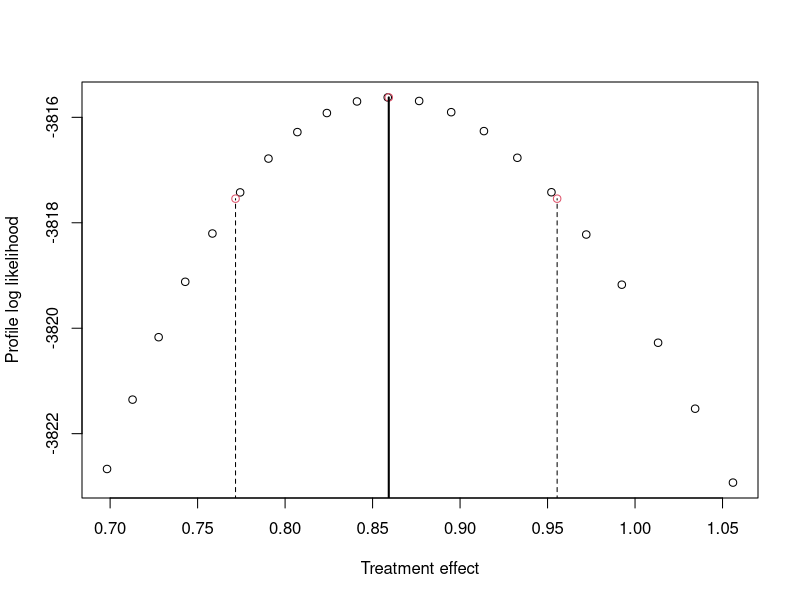
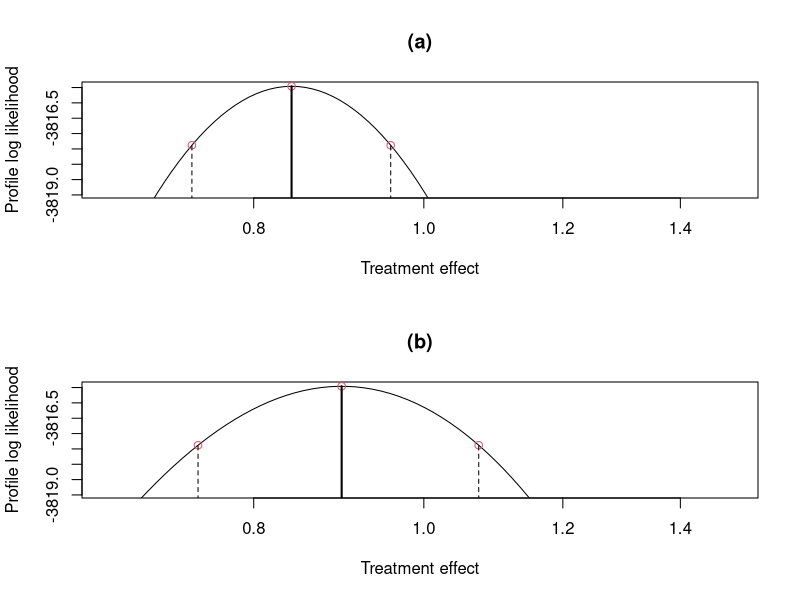

These figures' R source, in order:
## Two arm trial with selective crossover, binary models
## Analysis reported in the paper
## Adam Brentnall
## 13th April 2018

########################
## 1. Functions
########################

fn.solvepi<-function(p.n, p.ne, p.nc, p.w, p.us)
  {
    mya<- (1 - p.w) * (p.nc / p.n - 1) / p.n
    myb<-1 + p.us * (1 - p.w) / p.n - (p.ne * p.w + p.nc) / p.n
    myc<--p.us 

    ##polynomial solve
    u0<- c( (-myb + sqrt(myb^2 - 4*mya*myc) ) / (2*mya), (-myb - sqrt(myb^2 - 4*mya*myc) ) / (2*mya))

    u0[1]/p.n
    
  }

fn.fitu1<-function(p.n, p.ne, p.nc, p.w, p.u0)
  {

     p.u1<-p.u0 - (p.ne * (p.u0 / p.n) * p.w) / (1 - (p.u0 / p.n) * (1 - p.w)) - p.nc * p.u0 / p.n
     p.u1

  }


## Likelihood
### calc pi as part of lik routine each time
fn.lik2<-function(mypar,mydta)
  {
  
     p.omega<-exp(mypar[3]); p.theta<-exp(mypar[4]); p.base <- exp(mypar[1]); p.base2 <- exp(mypar[2])

     ##myparmax<-10 # limit range of exploration
     ##p.omega<-myparmax / (1+p.omega); p.theta<-myparmax / (1+p.omega)
     ##p.base <- 1 / (1+p.base); p.base2 <- 1 / (1+p.base2)
     
     t.n0<-mydta[2:3]; t.n1<-mydta[4:6]; t.y0<-mydta[7:8]; t.y1<-mydta[9:11]

     p.pi<-fn.solvepi(t.n0[2], t.y0[2], t.n0[2] - t.y0[2] - t.n1[2] -t.n1[3], p.omega, t.n1[2])

      
##     print(p.pi)
     
     ## number switchers in letrozole at switch, updates    
    p.pi1<-fn.fitu1(t.n0[1], t.y0[1], t.n0[1] - t.n1[1] - t.y0[1], p.omega, p.pi * t.n0[1]) / t.n1[1]

    t.pL0<-p.pi* p.base*p.theta*p.omega + (1-p.pi) * p.base * p.theta
    t.pL1<-p.pi1* p.base2*p.theta*p.omega + (1-p.pi1) * p.base2 * p.theta
    
    t.pT0<-p.pi* p.base*p.omega + (1-p.pi) * p.base 
    t.pT1<-c(p.base2*p.omega*p.theta, p.base2) #switch don't       
    
    mylikL0 <- t.y0[1] * log(t.pL0) +  (t.n0[1] - t.y0[1]) * log(1 - t.pL0)
    mylikL1 <- t.y1[1] * log(t.pL1) +  (t.n1[1] - t.y1[1]) * log(1 - t.pL1)
    
    mylikT0 <- t.y0[2] * log(t.pT0) +  (t.n0[2] - t.y0[2]) * log(1 - t.pT0)
    mylikT1x <- t.y1[2] * log(t.pT1[1]) +  (t.n1[2] - t.y1[2]) * log(1 - t.pT1[1])
    mylikT1r <- t.y1[3] * log(t.pT1[2]) +  (t.n1[3] - t.y1[3]) * log(1 - t.pT1[2])
    
    mylik<-c(mylikL0, mylikL1, mylikT0, mylikT1x, mylikT1r)

    -sum(mylik)

  }

## likelihood used for profile - theta in the data part
fn.likprof2<-function(mypar, mydta)
  {
    mypar1<-c(mypar, mydta[1]); mydta1<-mydta[2:length(mydta)]
    fn.lik2(mypar1, mydta1)

 }


## fit model with pi in lik calc
fn.fitme2<-function(initpar, initdta)
  {

     p.pi0<-initdta[1]; t.n0<-initdta[2:3]; t.n1<-initdta[4:6]; t.y0<-initdta[7:8]; t.y1<-initdta[9:11]

     mydta<-c(NA, t.n0, t.n1, t.y0, t.y1); mypar<-initpar

     t.opt<-optim(par=mypar, fn=fn.lik2, mydta=mydta, method="BFGS")

##     print(t.opt)
     
     c(t.opt$value, exp(t.opt$par))
    
  }



## fit model, fix theta though. used for profile lik ci
fn.fitprofile2<-function(initpar, initdta, niter=10, mytol = 0.000001)
  {

     p.pi0<-initdta[1]; t.n0<-initdta[2:3]; t.n1<-initdta[4:6]; t.y0<-initdta[7:8]; t.y1<-initdta[9:11]

     p.pi<-fn.solvepi(t.n0[2], t.y0[2], t.n0[2] - t.y0[2] - t.n1[2] -t.n1[3], exp(initpar[3]), t.n1[2])

     mydta<-c(initpar[4], p.pi, t.n0, t.n1, t.y0, t.y1)

     t.opt<-optim(par=initpar[1:3], fn=fn.likprof2, mydta=mydta, method="BFGS")

     c(t.opt$value, exp(t.opt$par))
    
  }

##used by uniroot to find confindence intervals
fn.profroot2<-function(inpar, myML, mychi, mypar, mydta)
  {
    mypfit<-fn.fitprofile2(c(mypar[1:3], mypar[4]+inpar), mydta)
  - myML + mypfit[1] - mychi
  }


## Profile likelihood CI
fn.profCI2<-function(myfit, mydta, myalpha=0.05)
{
  mychi<-qchisq(1-myalpha, 1)/2

  myCIU<-uniroot(fn.profroot2, interval=c(0,0.5), myML=myfit[1], mychi=mychi, mypar=log(myfit[2:5]), mydta=mydta)
  myCIL<-uniroot(fn.profroot2, interval=c(-0.5,0), myML=myfit[1], mychi=mychi, mypar=log(myfit[2:5]), mydta=mydta)
  myCI<-exp(c(myCIL$root, myCIU$root) + log(myfit[5]))

  myrng<-seq(myCIL$root-0.1, myCIU$root+0.1, by = (myCIU$root- myCIL$root + 0.2)/20)
  myPL<-sapply(myrng, function(idx) fn.fitprofile2(c(log(myfit[2:4]), log(myfit[5])+idx), mydta))

  plot(exp(log(myfit[5])+myrng), -myPL[1,], xlab="Treatment effect", ylab="Profile log likelihood")
  points(c(myCI[1], myCI[2], myfit[5]), c(-myfit[1]-mychi, -myfit[1]-mychi, -myfit[1]), col=2)
  lines(c(myCI[1], myCI[1]), c(-10000,-myfit[1]-mychi), lty=2)
  lines(c(myCI[2], myCI[2]), c(-10000,-myfit[1]-mychi),lty=2)
  lines(c(myfit[5], myfit[5]), c(-10000,-myfit[1]), lwd=2)

  myCI

}


############ TWO TREATMENT EFFECTS
## Likelihood, time-dept treatment
### calc pi as part of lik routine each time
fn.lik3<-function(mypar,mydta)
  {
  
     p.omega<-exp(mypar[3]); p.theta<-exp(mypar[4]); p.base <- exp(mypar[1]); p.base2 <- exp(mypar[2]); p.theta2<-exp(mypar[5]);

     ##myparmax<-10 # limit range of exploration
     ##p.omega<-myparmax / (1+p.omega); p.theta<-myparmax / (1+p.omega)
     ##p.base <- 1 / (1+p.base); p.base2 <- 1 / (1+p.base2)
     
     t.n0<-mydta[2:3]; t.n1<-mydta[4:6]; t.y0<-mydta[7:8]; t.y1<-mydta[9:11]

     p.pi<-fn.solvepi(t.n0[2], t.y0[2], t.n0[2] - t.y0[2] - t.n1[2] -t.n1[3], p.omega, t.n1[2])

##     print(p.pi)
     
     ## number switchers in letrozole at switch, updates    
    p.pi1<-fn.fitu1(t.n0[1], t.y0[1], t.n0[1] - t.n1[1] - t.y0[1], p.omega, p.pi * t.n0[1]) / t.n1[1]

    t.pL0<-p.pi* p.base*p.theta*p.omega + (1-p.pi) * p.base * p.theta
    t.pL1<-p.pi1* p.base2*p.theta2*p.omega + (1-p.pi1) * p.base2 * p.theta2
    
    t.pT0<-p.pi* p.base*p.omega + (1-p.pi) * p.base 
    t.pT1<-c(p.base2*p.omega*p.theta2, p.base2) #switch don't       
    
    mylikL0 <- t.y0[1] * log(t.pL0) +  (t.n0[1] - t.y0[1]) * log(1 - t.pL0)
    mylikL1 <- t.y1[1] * log(t.pL1) +  (t.n1[1] - t.y1[1]) * log(1 - t.pL1)
    
    mylikT0 <- t.y0[2] * log(t.pT0) +  (t.n0[2] - t.y0[2]) * log(1 - t.pT0)
    mylikT1x <- t.y1[2] * log(t.pT1[1]) +  (t.n1[2] - t.y1[2]) * log(1 - t.pT1[1])
    mylikT1r <- t.y1[3] * log(t.pT1[2]) +  (t.n1[3] - t.y1[3]) * log(1 - t.pT1[2])
    
    mylik<-c(mylikL0, mylikL1, mylikT0, mylikT1x, mylikT1r)

    -sum(mylik)

  }


## fit model with pi in lik calc
fn.fitme3<-function(initpar, initdta)
  {

     p.pi0<-initdta[1]; t.n0<-initdta[2:3]; t.n1<-initdta[4:6]; t.y0<-initdta[7:8]; t.y1<-initdta[9:11]

     mydta<-c(NA, t.n0, t.n1, t.y0, t.y1); mypar<-initpar

     t.opt<-optim(par=mypar, fn=fn.lik3, mydta=mydta, method="BFGS")

##     print(t.opt)
     
     c(t.opt$value, exp(t.opt$par))
    
  }

## likelihood used for profile - theta in the data part
fn.likprof3<-function(mypar, mydta, whichfix=0)
  {
      if(whichfix==0){ ##fix period 0
          mypar1<-c(mypar[1:3], mydta[1], mypar[4]); mydta1<-mydta[2:length(mydta)]
      } else { #fix period 0 
          mypar1<-c(mypar, mydta[1]); mydta1<-mydta[2:length(mydta)]
      }
          
    fn.lik3(mypar1, mydta1)

 }



## fit model, fix theta0 though. used for profile lik ci
fn.fitprofile3<-function(initpar, initdta, niter=10, mytol = 0.000001, whichfix=0)
  {

     p.pi0<-initdta[1]; t.n0<-initdta[2:3]; t.n1<-initdta[4:6]; t.y0<-initdta[7:8]; t.y1<-initdta[9:11]

     p.pi<-fn.solvepi(t.n0[2], t.y0[2], t.n0[2] - t.y0[2] - t.n1[2] -t.n1[3], exp(initpar[3]), t.n1[2])


     if(whichfix==0){
         mydta<-c(initpar[4], p.pi, t.n0, t.n1, t.y0, t.y1)
         t.opt<-optim(par=c(initpar[1:3], initpar[5]), fn=fn.likprof3, mydta=mydta, method="BFGS", whichfix=whichfix)
     } else {
         mydta<-c(initpar[5], p.pi, t.n0, t.n1, t.y0, t.y1)
         t.opt<-optim(par=c(initpar[1:4]), fn=fn.likprof3, mydta=mydta, method="BFGS", whichfix=whichfix)
     }

     c(t.opt$value, exp(t.opt$par))
    
  }

##used by uniroot to find confindence intervals
fn.profroot3<-function(inpar, myML, mychi, mypar, mydta, whichfix=0)
  {
      if(whichfix==0){
          mypfit<-fn.fitprofile3(c(mypar[1:3], mypar[4]+inpar, mypar[5]), mydta, whichfix=whichfix)
      } else {
          mypfit<-fn.fitprofile3(c(mypar[1:4], mypar[5]+inpar), mydta, whichfix=whichfix)
      }
  - myML + mypfit[1] - mychi
  }


## Profile likelihood CI
fn.profCI3<-function(myfit, mydta, myalpha=0.05, whichfix=0, plotrange=c(0.5,1.2), yplotrange=5)
{
#myfit3<-fn.fitme3(c(myparinit, myparinit[4]), mydta)
#-2*(myfit3[1]-myfit2[1])
##debug
##myfit<-myfit3 ; myalpha<-0.05; whichfix<-1

    mychi<-qchisq(1-myalpha, 1)/2

  myCIU<-uniroot(fn.profroot3, interval=c(0,0.5), myML=myfit[1], mychi=mychi, mypar=log(myfit[2:6]), mydta=mydta, whichfix=whichfix)
  myCIL<-uniroot(fn.profroot3, interval=c(-0.5,0), myML=myfit[1], mychi=mychi, mypar=log(myfit[2:6]), mydta=mydta, whichfix=whichfix)




  myrng<-seq(myCIL$root-0.1, myCIU$root+0.1, by = (myCIU$root- myCIL$root + 0.2)/50)

if(whichfix==0){
    myCI<-exp(c(myCIL$root, myCIU$root) + log(myfit[5]))
    myPL<-sapply(myrng, function(idx) fn.fitprofile3(c(log(myfit[2:4]), log(myfit[5])+idx, log(myfit[6])), mydta, whichfix=whichfix))
    plot(exp(log(myfit[5])+myrng), -myPL[1,], xlab="Treatment effect", ylab="Profile log likelihood", lty=1, xlim=plotrange, type="l", log="x", ylim=c(-myfit[1]-yplotrange, -myfit[1]))
    points(c(myCI[1], myCI[2], myfit[5]), c(-myfit[1]-mychi, -myfit[1]-mychi, -myfit[1]), col=2)
    lines(c(myCI[1], myCI[1]), c(-10000,-myfit[1]-mychi), lty=2)
    lines(c(myCI[2], myCI[2]), c(-10000,-myfit[1]-mychi),lty=2)
    lines(c(myfit[5], myfit[5]), c(-10000,-myfit[1]), lwd=2)
} else {
        myCI<-exp(c(myCIL$root, myCIU$root) + log(myfit[6]))
     myPL<-sapply(myrng, function(idx) fn.fitprofile3(c(log(myfit[2:5]), log(myfit[6])+idx), mydta, whichfix=1))
    plot(exp(log(myfit[6])+myrng), -myPL[1,], xlab="Treatment effect", ylab="Profile log likelihood", lty=1, xlim=plotrange, type="l", log="x",  ylim=c(-myfit[1]-yplotrange, -myfit[1]))
    points(c(myCI[1], myCI[2], myfit[6]), c(-myfit[1]-mychi, -myfit[1]-mychi, -myfit[1]), col=2)
    lines(c(myCI[1], myCI[1]), c(-10000,-myfit[1]-mychi), lty=2)
    lines(c(myCI[2], myCI[2]), c(-10000,-myfit[1]-mychi),lty=2)
    lines(c(myfit[6], myfit[6]), c(-10000,-myfit[1]), lwd=2)
}    

  myCI

}



########################################################
##model with different insistor effect
fn.lik4<-function(mypar,mydta)
  {
  
     p.omega<-exp(mypar[3]); p.theta<-exp(mypar[4]); p.base <- exp(mypar[1]); p.base2 <- exp(mypar[2]); p.omega2<-exp(mypar[5]);

     ##myparmax<-10 # limit range of exploration
     ##p.omega<-myparmax / (1+p.omega); p.theta<-myparmax / (1+p.omega)
     ##p.base <- 1 / (1+p.base); p.base2 <- 1 / (1+p.base2)
     
     t.n0<-mydta[2:3]; t.n1<-mydta[4:6]; t.y0<-mydta[7:8]; t.y1<-mydta[9:11]

     p.pi<-fn.solvepi(t.n0[2], t.y0[2], t.n0[2] - t.y0[2] - t.n1[2] -t.n1[3], p.omega, t.n1[2])

##     print(p.pi)
     
     ## number switchers in letrozole at switch, updates    
    p.pi1<-fn.fitu1(t.n0[1], t.y0[1], t.n0[1] - t.n1[1] - t.y0[1], p.omega, p.pi * t.n0[1]) / t.n1[1]

    t.pL0<-p.pi* p.base*p.theta*p.omega + (1-p.pi) * p.base * p.theta
    t.pL1<-p.pi1* p.base2*p.theta*p.omega2 + (1-p.pi1) * p.base2 * p.theta
    
    t.pT0<-p.pi* p.base*p.omega + (1-p.pi) * p.base 
    t.pT1<-c(p.base2*p.omega2*p.theta, p.base2) #switch don't       
    
    mylikL0 <- t.y0[1] * log(t.pL0) +  (t.n0[1] - t.y0[1]) * log(1 - t.pL0)
    mylikL1 <- t.y1[1] * log(t.pL1) +  (t.n1[1] - t.y1[1]) * log(1 - t.pL1)
    
    mylikT0 <- t.y0[2] * log(t.pT0) +  (t.n0[2] - t.y0[2]) * log(1 - t.pT0)
    mylikT1x <- t.y1[2] * log(t.pT1[1]) +  (t.n1[2] - t.y1[2]) * log(1 - t.pT1[1])
    mylikT1r <- t.y1[3] * log(t.pT1[2]) +  (t.n1[3] - t.y1[3]) * log(1 - t.pT1[2])
    
    mylik<-c(mylikL0, mylikL1, mylikT0, mylikT1x, mylikT1r)

    -sum(mylik)

  }


## fit model with pi in lik calc
fn.fitme4<-function(initpar, initdta)
  {

     p.pi0<-initdta[1]; t.n0<-initdta[2:3]; t.n1<-initdta[4:6]; t.y0<-initdta[7:8]; t.y1<-initdta[9:11]

     mydta<-c(NA, t.n0, t.n1, t.y0, t.y1); mypar<-initpar

     t.opt<-optim(par=mypar, fn=fn.lik4, mydta=mydta, method="BFGS")

##     print(t.opt)
     
     c(t.opt$value, exp(t.opt$par))
    
  }





###############


### simple approach to get first estimates
fn.initfit<-function(t.y0, t.y1, t.n0, t.n1)
  {
    p.theta1<-(t.y0[1] / t.y0[2]) * (t.n0[2] / t.n0[1])
    p.base2<-t.y1[3]/t.n1[3]
##    p.omega<-(t.y1[2]/t.n1[2]) / p.base2
    p.omega<-(t.y1[2]/t.n1[2]) / (p.base2*p.theta1)
    p.pi<-fn.solvepi(t.n0[2], t.y0[2], t.n0[2] - t.y0[2] - t.n1[2] -t.n1[3], p.omega, t.n1[2])
    p.pi1<-fn.fitu1(t.n0[1], t.y0[1], t.n0[1] - t.n1[1] - t.y0[1], p.omega, p.pi * t.n0[1]) / t.n1[1]
    p.cf<-p.pi1/ (t.n1[2] / sum(t.n1[2:3])) * (t.n1[1] / sum(t.n1[2:3]) ) ##correction factor
    p.theta2<-(t.y1[1] - p.cf * t.y1[2]) / (t.y1[3]) *  ( t.n1[3] / ( t.n1[1] * (1-p.pi1) ) )
  
    p.thetao<-(t.y0[1]+t.y1[1] - p.cf * t.y1[2]) / (t.y0[2]+ t.y1[3]) * (t.n0[2] / t.n0[1])
    p.itt<-(t.y0[1] + t.y1[1]) / (t.y0[2] + t.y1[2] + t.y1[3]) * (t.n0[2] / t.n0[1])

    myw<-c(t.n0[2], t.n1[3]) / (t.n0[2] + t.n1[3])
    myov<-c(p.theta1, p.theta2) %*% myw
    c(myov, p.theta1, p.theta2, p.omega, p.base2, p.pi, p.pi1, p.thetao, p.itt)
  }

## relative risk (ITT) profile likelihood cis fns
fn.lik.bin<-function(inpar, iny, inn)
  {
    log(inpar)*iny + log(1-inpar)*(inn-iny)
  }

fn.lik.bin2<-function(inpar1, intheta, iny, inn)
  {
     mylik<-fn.lik.bin(intheta*exp(inpar1), iny[1], inn[1]) +  fn.lik.bin(exp(inpar1), iny[2], inn[2])
     -mylik
  }

fn.fitrelrisk<-function(otheta, pstart, iny, inn)
  {
    t.op<-optim(pstart, fn.lik.bin2, intheta=otheta, iny=iny, inn=inn, method="BFGS")
    t.op$value
  }
fn.proflik<-function(otheta, pstart, iny, inn, ML, mychi)
  {
   thislik <- fn.fitrelrisk(otheta, pstart, iny, inn)
   thislik-ML -mychi
  }


#############################################################
## 2. Analysis
#############################################################

##DATA
##A. TRIAL
t.n0<-c(2463, 2459) ##n baseline L, T
t.n1<-c(2463-352-16-50,619, 2459-418-11-55-619) ##n period 1 -- updated using just number DFS + lost to fu

#B. OUTCOME
##B1. DFS
t.y0<-c(352,418) ## DFS L, T pre-switch
t.y1<-c(294, 58, 251) ## DFS post-switch L, T switch, T stay #12y


##FIT MODEL
p.initfit<-fn.initfit(t.y0, t.y1, t.n0, t.n1) 
p.theta<-p.initfit[1]
p.omega<-p.initfit[4]
p.base2<-p.initfit[5]
p.pi<-p.initfit[6]
p.base<-t.y0[2]/t.n0[2]

mypar<-c(p.base, p.base2, p.omega, p.theta)
myparmax<-1; myparscale1<- (log(mypar[1:2]) - log(myparmax))/(log(1-mypar[1:2]/myparmax))
myparmax<-1; myparscale2<- (log(mypar[3:4]) - log(myparmax))/(log(1-mypar[3:4]/myparmax))
myparinit<-c(myparscale1, myparscale2)

myparinit<-log(c(p.base, p.base2, p.omega, p.theta))
mydta<-c(p.pi, t.n0, t.n1, t.y0, t.y1)

myfit2<-fn.fitme2(myparinit, mydta)
myCI2<-fn.profCI2(myfit2, mydta, 0.05)
c(myfit2[5], myCI2)
p.initfit


##check constancy assumptions
myfit3<-fn.fitme3(c(myparinit, myparinit[4]), mydta)
-2*(myfit3[1]-myfit2[1])
postscript(file="fig_pl.eps", paper="special",width=6.0,height=6.0,horiz=F,pointsize=10)
par(mfrow=c(2,1))
myCI3a<-fn.profCI3(myfit3,  mydta,0.05,0, c(0.66,1.5),3.5)
title(main="(a)")
myCI3b<-fn.profCI3(myfit3,  mydta,0.05,1, c(0.66,1.5),3.5)
title(main="(b)")
dev.off()

fn.format<-function(ind, ndigit=2)
    {
                    format(round(ind,ndigit), nsmall=ndigit)
                }

fn.format(cbind(myfit3[5:6], rbind(myCI3a,myCI3b)))
-2*(myfit3[1]-myfit2[1])
1-pchisq(-2*(myfit3[1]-myfit2[1]) ,1)


myfit4<-fn.fitme4(c(myparinit, myparinit[1]), mydta)
-2*(myfit4[1]-myfit2[1])

##myfit5<-fn.fitme5(c(myparinit, myparinit[1], myparinit[4]), mydta)
##-2*(myfit5[1]-myfit3[1])

p.pi<-fn.solvepi(t.n0[2], t.y0[2], t.n0[2] - t.y0[2] - t.n1[2] -t.n1[3], myfit2[4], t.n1[2])

p.pi1<-fn.fitu1(t.n0[1], t.y0[1], t.n0[1] - t.n1[1] - t.y0[1], myfit2[4], p.pi * t.n0[1]) / t.n1[1]

##itt ci.
myarm<-c(rep(1,t.n0[1]), rep(0, t.n0[2]))

myout1<-c(rep(1, t.y0[1]+t.y1[1]), rep(0, t.n0[1]-t.y0[1]-t.y1[1]))

myout0<-c(rep(1, t.y0[2]+t.y1[2]+t.y1[3]), rep(0, t.n0[2]-t.y0[2]-t.y1[2]-t.y1[3]))

myy<-c(myout1, myout0)

##odds ratio
t.glm<-glm(myy~myarm, family=binomial(link="logit"))
exp(confint(t.glm))
exp(coef(t.glm))

##rel risk
iny<-c(t.y0[1]+t.y1[1], t.y0[2]+t.y1[2]+t.y1[3]);
inn<-t.n0
pstart<-log(iny[2]/inn[2])
otheta<- (iny[1]/inn[1]) / exp(pstart)

myML<-fn.fitrelrisk(otheta, pstart, iny, inn)
myalpha<-0.05;mychi<-qchisq(1-myalpha, 1) / 2
fn.proflik(otheta+0.1, pstart, iny, inn, myML, mychi)

myCIU<-uniroot(fn.proflik, interval=c(0,0.5)+otheta, pstart=pstart, mychi=mychi, ML=myML, inn=inn, iny=iny)
myCIL<-uniroot(fn.proflik, interval=c(-0.5,0)+otheta, pstart=pstart, mychi=mychi, ML=myML, inn=inn, iny=iny)
c(otheta, myCIL$root, myCIU$root)



